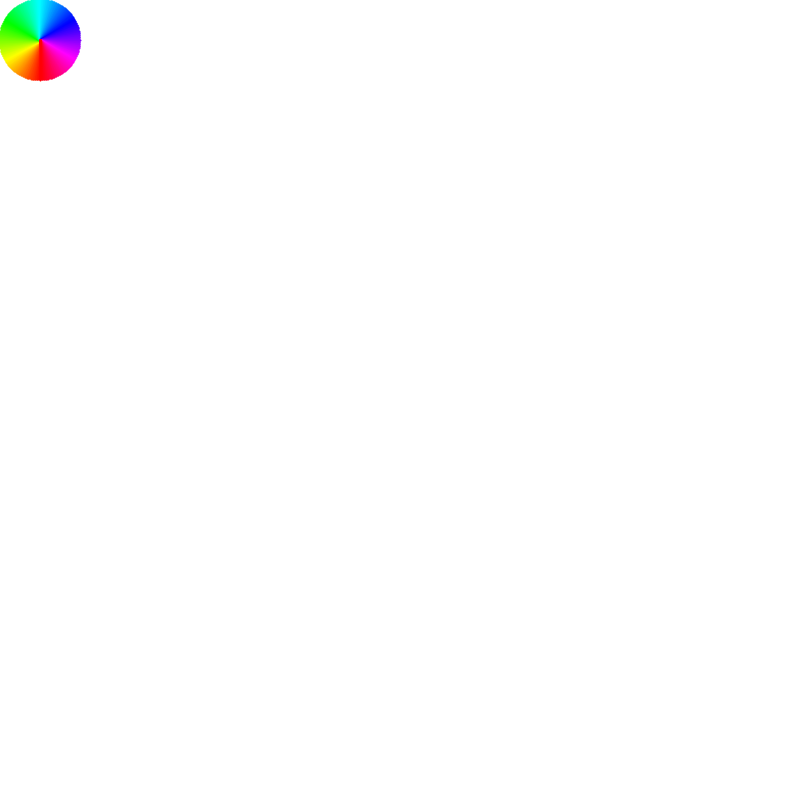
Frame 1 (no input)
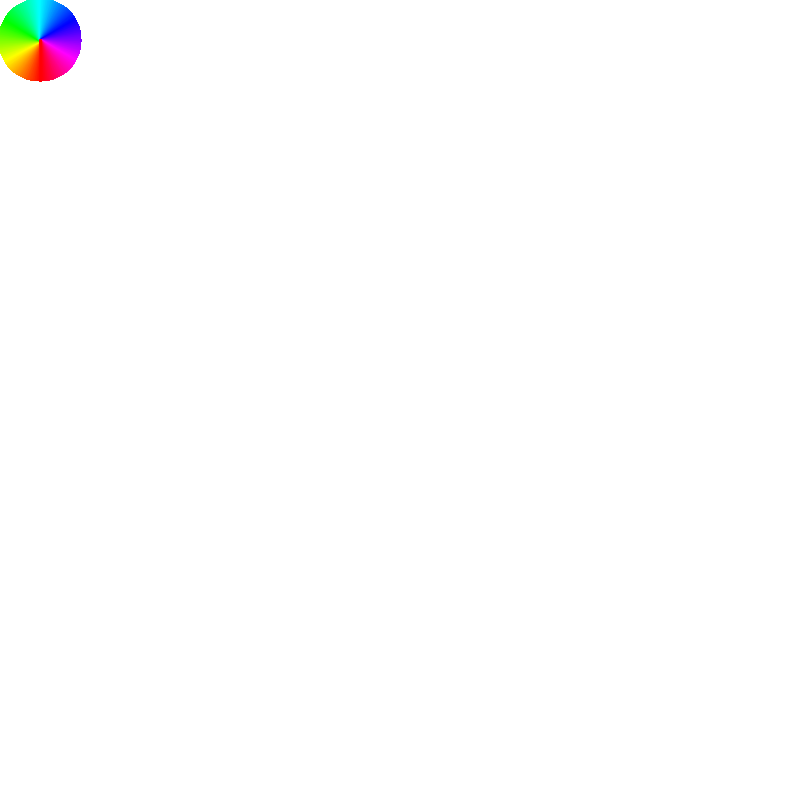
Frame 60 (the mouse pressed at the canvas centre just before this capture)
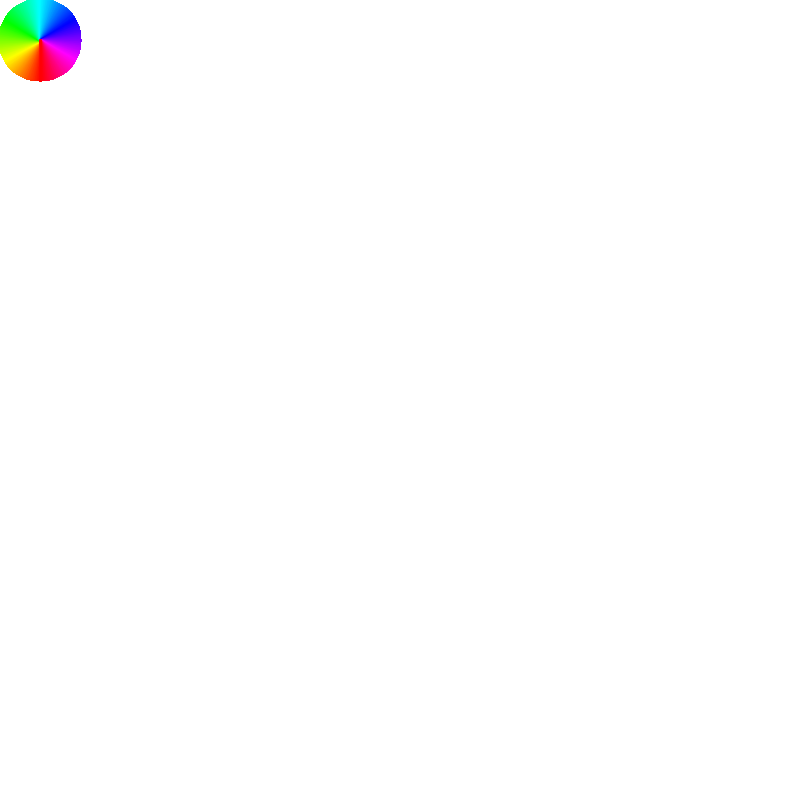
Frame 120 (the mouse held since frame 60 and released just before this capture)

The Processing sketch that drew these frames (run headless with seeded random() and noise(); from frame 60 on, the mouse is pressed at the canvas centre):

// Processing sketch: processing_115491
// ── processing_115491.pde

float thisScale=2.1, thisRotation=0, rcountAdd=.1, scountAdd=.2;
color thisColor= color(0);

void setup()
{
  size(800, 800);
  background(255);
  fill(thisColor);
}

void draw()
{

  noStroke();
  if (keyPressed)
  {
    if (keyCode==RIGHT)
    {
      thisRotation+=rcountAdd;
    }
    if (keyCode==LEFT)
    {
      thisRotation-=rcountAdd;
    }
    if (keyCode==UP)
    {
      thisScale+=scountAdd;
    }
    if (keyCode==DOWN&&thisScale>.1)
    {
      thisScale-=scountAdd;
    }
  }
  if (mousePressed)
  {
    if (mouseButton==RIGHT/*&&dist(40,40,mouseX,mouseY)<=40*/)
    {
      thisColor=get(mouseX, mouseY);
    }
    if (mouseButton==LEFT)
    {
      fill(red(thisColor), green(thisColor), blue(thisColor));
      pushMatrix();
      translate(mouseX, mouseY);
      scale(thisScale);
      rotate(thisRotation);
      triangle(-5, 10, 0, 0, 5, 10);
      popMatrix();
    }
  }
    
  colorMode(HSB,360,100,100);
  for (int c=0;c<360;c++)
  {
    pushMatrix();
    translate(40, 40);
    rotate(radians(c));
    strokeWeight(2);
    stroke(c, 100, 100);
    line(0, 0, 0, 40);
    popMatrix();
  }
  colorMode(RGB);
}
